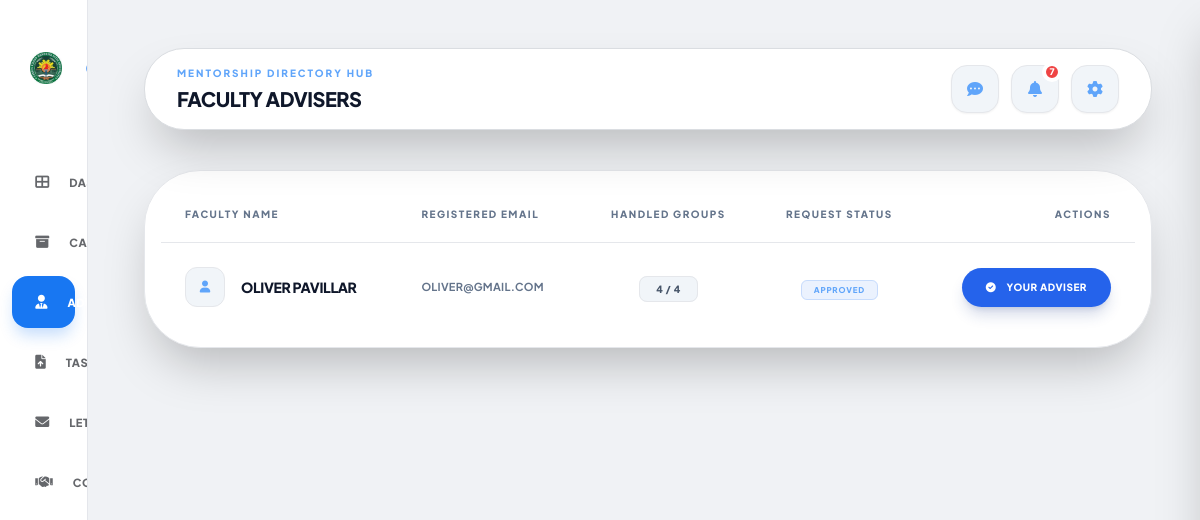
The app's page /group/advisers.php (signed in) with its own data.
### tables this page shows
CREATE TABLE `adviser` (
  `id` int NOT NULL,
  `username` varchar(50) NOT NULL,
  `password` varchar(255) NOT NULL,
  `full_name` varchar(100) DEFAULT NULL,
  `email` varchar(100) DEFAULT NULL,
  `role` enum('adviser','admin') DEFAULT 'adviser',
  `created_at` timestamp NOT NULL DEFAULT CURRENT_TIMESTAMP,
  `last_activity` timestamp NULL DEFAULT NULL,
  `session_version` int DEFAULT NULL
);

### group/advisers.php (the view, shortened to what this page needs)
<?php
include('../backend/db_config.php');
$user_id = $_SESSION['user_id'];
$group_query = mysqli_query($conn, "SELECT g.*, a.full_name as adviser_name, a.email as adviser_email FROM `group` g LEFT JOIN adviser a ON g.adviser_id = a.id WHERE g.id = " . (int)$user_id . " LIMIT 1");
$group_data = mysqli_fetch_assoc($group_query);
$unread_q = mysqli_query($conn, "SELECT COUNT(*) as unread FROM notifications
    WHERE is_read = 0
      AND (
          (user_id = " . (int)$user_id . " AND user_role = 'group')
          OR (
              user_role = 'group'
              AND message LIKE '%registered%'
              AND message LIKE '%adviser%'
              AND SUBSTRING_INDEX(message, ': ', -1) IN (SELECT full_name FROM adviser)
          )
      )");
$unread_count = mysqli_fetch_assoc($unread_q)['unread'] ?? 0;
$global_pending_q = mysqli_query($conn, "SELECT id FROM adviser_requests WHERE group_id = " . (int)$user_id . " AND status = 'pending' LIMIT 1");
$has_global_pending = mysqli_num_rows($global_pending_q) > 0;
$query = "SELECT a.id, a.full_name, a.email,
          (SELECT COUNT(*) FROM `group` g WHERE g.adviser_id = a.id) as handled_count,
          (SELECT status FROM adviser_requests r WHERE r.adviser_id = a.id AND r.group_id = " . (int)$user_id . " ORDER BY created_at DESC LIMIT 1) as request_status,
          (SELECT decline_reason FROM adviser_requests r WHERE r.adviser_id = a.id AND r.group_id = " . (int)$user_id . " AND status = 'declined' ORDER BY created_at DESC LIMIT 1) as decline_reason
          FROM adviser a
          ORDER BY a.full_name ASC";
$advisers_res = mysqli_query($conn, $query);
?>
<!DOCTYPE html>
<html lang="en">
<head>
    <script src="https://cdn.tailwindcss.com"></script>
    <link href="https://cdnjs.cloudflare.com/ajax/libs/font-awesome/6.0.0/css/all.min.css" rel="stylesheet">
    <link rel="stylesheet" href="../assets/css/responsive.css">
</head>
<body class="min-h-screen flex">
    <aside class="group sidebar" id="sidebar">
        <div class="logo-section transition-all duration-300">
            <div class="bg-white p-2 rounded-xl flex-none flex items-center justify-center w-12 h-12">
                <img src="../chmsu.png" class="w-10 h-10 object-contain shrink-0" alt="CHMSU Logo">
            </div>
        </div>
        <nav class="flex-1 space-y-2 px-3">
            <a href="group_dashboard.php" class="sidebar-link">
                <i class="fas fa-th-large w-5 text-center text-sm"></i>
                <span class="sidebar-text">Dashboard</span>
            </a>
            <a href="archive_view.php" class="sidebar-link">
                <i class="fas fa-archive w-5 text-center text-sm"></i>
                <span class="sidebar-text">Capstone Archive</span>
            </a>
            <a href="advisers.php" class="sidebar-link active">
                <i class="fas fa-user-tie w-5 text-center text-sm"></i>
                <span class="sidebar-text">Adviser</span>
            </a>
            <a href="submissions.php" class="sidebar-link">
                <i class="fas fa-file-upload w-5 text-center text-sm"></i>
                <span class="sidebar-text">Tasks & Submissions</span>
            </a>
            <a href="letters.php" class="sidebar-link">
                <i class="fas fa-envelope w-5 text-center text-sm"></i>
                <span class="sidebar-text">Letters</span>
            </a>
            <a href="meetings.php" class="sidebar-link">
                <i class="fas fa-handshake w-5 text-center text-sm"></i>
                <span class="sidebar-text">Consultation</span>
            </a>
        </nav>
    </aside>
    <main class="flex-1 ml-0 md:ml-24 p-6 sm:p-8 lg:p-12 space-y-6 sm:space-y-10">
        <nav class="premium-card rounded-[2.5rem] px-4 sm:px-8 py-4 flex flex-wrap justify-between items-center gap-2 shadow-2xl relative z-[100]">
            <div class="min-w-0 flex-1">
                <p class="text-[10px] font-black text-blue-400 uppercase tracking-[0.2em] mb-1">Mentorship Directory Hub</p>
                <h2 class="text-lg sm:text-xl font-black text-slate-900 uppercase tracking-tight truncate">Faculty Advisers</h2>
            </div>
            <div class="flex items-center gap-3 relative z-[250] shrink-0">
                    <div class="relative nav-icon-container">
                        <button onclick="toggleGroupChatWidget()" data-tip="Messages" class="icon-tooltip w-12 h-12 rounded-2xl bg-slate-100 border border-gray-200 flex items-center justify-center hover:bg-slate-100 transition relative shadow-sm">
                            <i class="fas fa-comment-dots text-blue-400"></i>
                        </button>
                    </div>
                    <div class="relative nav-icon-container">
                        <button onclick="handleNotifClick()" data-tip="Notifications" class="icon-tooltip w-12 h-12 rounded-2xl bg-slate-100 border border-gray-200 flex items-center justify-center hover:bg-slate-100 transition relative shadow-sm">
                            <i class="fas fa-bell text-blue-400"></i>
                            <?php if($unread_count > 0): ?><span id="notif-badge" class="absolute -top-1 -right-1 w-5 h-5 bg-red-500 text-white text-[9px] font-black rounded-full border-4 border-white flex items-center justify-center"><?php echo $unread_count; ?></span><?php endif; ?>
                        </button>
                    </div>
                    <div class="relative nav-icon-container">
                        <button onclick="toggleSettingsDropdown()" data-tip="Settings" class="icon-tooltip w-12 h-12 rounded-2xl bg-slate-100 border border-gray-200 flex items-center justify-center hover:bg-slate-100 transition relative shadow-sm"><i class="fas fa-cog text-blue-400"></i></button>
                    </div>
                </div>
            </nav>
        <section class="premium-card rounded-[3.5rem] p-4 border border-gray-200 shadow-2xl overflow-hidden">
            <div class="overflow-x-auto custom-scrollbar">
                <table class="w-full text-left border-collapse">
                    <thead>
                        <tr class="border-b border-gray-200">
                            <th class="col-header">Faculty Name</th>
                            <th class="col-header">Registered Email</th>
                            <th class="col-header text-center">Handled Groups</th>
                            <th class="col-header text-center">Request Status</th>
                            <th class="col-header text-right">Actions</th>
                        </tr>
                    </thead>
                    <tbody class="divide-y divide-gray-100">
                        <?php if(mysqli_num_rows($advisers_res) > 0): while($row = mysqli_fetch_assoc($advisers_res)): ?>
                            <tr class="hover:bg-white/[0.02] transition-all">
                                <td class="py-6 px-6">
                                    <div class="flex items-center gap-4">
                                        <div class="w-10 h-10 rounded-xl bg-slate-100 border border-gray-200 text-blue-400 flex items-center justify-center"><i class="fas fa-user text-xs"></i></div>
                                        <span class="font-black text-slate-900 uppercase text-sm tracking-tight"><?php echo htmlspecialchars($row['full_name']); ?></span>
                                    </div>
                                </td>
                                <td class="py-6 px-6 text-[11px] font-bold text-slate-500 uppercase tracking-wide"><?php echo htmlspecialchars($row['email']); ?></td>
                                <td class="py-6 px-6 text-center">
                                    <span class="px-4 py-1.5 bg-slate-100 text-slate-600 text-[10px] font-black rounded-lg border border-gray-200 tracking-wider">
                                        <?php echo $row['handled_count']; ?> / 4
                                    </span>
                                </td>
                                <td class="py-6 px-6 text-center">
                                    <?php if(!$row['request_status']): ?>
                                        <span class="text-[9px] font-black text-slate-600 uppercase tracking-widest italic">No Request</span>
                                    <?php elseif($row['request_status'] == 'pending'): ?>
                                        <span class="px-3 py-1 bg-amber-500/10 text-amber-400 text-[8px] font-black uppercase rounded-md border border-amber-500/20 animate-pulse tracking-widest">Pending</span>
                                    <?php elseif($row['request_status'] == 'accepted'): ?>
                                        <span class="px-3 py-1 bg-blue-500/10 text-blue-400 text-[8px] font-black uppercase rounded-md border border-blue-500/20 tracking-widest">Approved</span>
                                    <?php elseif($row['request_status'] == 'declined'): ?>
                                        <span class="px-3 py-1 bg-rose-500/10 text-rose-400 text-[8px] font-black uppercase rounded-md border border-rose-500/20 tracking-widest">Declined</span>
                                    <?php endif; ?>
                                </td>
                                <td class="py-6 px-6 text-right">
                                    <?php if($row['request_status'] == 'accepted'): ?>
                                        <button disabled class="request-btn bg-blue-600 text-white shadow-lg shadow-blue-900/20 cursor-default"><i class="fas fa-check-circle mr-2"></i> Your Adviser</button>
                                    <?php elseif($row['request_status'] == 'pending'): ?>
                                        <button disabled class="request-btn bg-slate-100 text-amber-400 border border-amber-500/20 cursor-not-allowed"><i class="fas fa-hourglass-half mr-2"></i> Request Sent</button>
                                    <?php elseif(!empty($group_data['adviser_id'])): ?>
                                        <button disabled class="request-btn bg-slate-100 border border-gray-200 text-slate-600 cursor-not-allowed"><i class="fas fa-shield-alt mr-2"></i> Adviser Assigned</button>
                                    <?php elseif($has_global_pending): ?>
                                        <button disabled class="request-btn bg-slate-100 border border-gray-200 text-slate-600 cursor-not-allowed"><i class="fas fa-lock mr-2"></i> Pending Elsewhere</button>
                                    <?php else: ?>
                                        <button disabled class="request-btn bg-slate-100 border border-gray-200 text-slate-600 cursor-not-allowed"><i class="fas fa-ban mr-2"></i> Slot Full</button>
                                    <?php endif; ?>
                                </td>
                            </tr>
                        <?php endwhile; else: ?>
                            <tr><td colspan="5" class="py-24 text-center text-slate-500 font-bold uppercase text-[10px] italic tracking-widest">No matching faculty adviser configurations deployed.</td></tr>
                        <?php endif; ?>
                    </tbody>
                </table>
            </div>
        </section>
    </main>
</body>
</html>

### assets/css/responsive.css (style rules this page uses)
:root { --cp-mobile-gutter: 1rem; --cp-header-clearance: 4.5rem; }
html { -webkit-text-size-adjust: 100%; text-size-adjust: 100%; }
body { min-height: 100dvh; }
main { min-width: 0 !important; }
@media (min-width: 1024px) { aside.sidebar { height: 100dvh !important; } }
@media (min-width: 1024px) { aside.sidebar nav { min-height: 0; overflow-y: auto; overscroll-behavior: contain; } }

### group/advisers.php (style rules this page uses)
html { background:#F0F2F5;color-scheme:light }
:root { --chmsu-blue: #1877F2; --chmsu-orange: #4267B2; --bg-deep: #F0F2F5; }
body { font-family: 'Plus Jakarta Sans', sans-serif; background-color: var(--bg-deep); background-image: none; background-size: 32px 32px; color: #1c1e21; overflow-x: hidden; }
aside { width: 5.5rem; transition: width 0.3s cubic-bezier(0.4, 0, 0.2, 1); background: #ffffff; border-right: 1px solid #dadde1; height: 100vh; position: fixed; z-index: 150; display: flex; flex-direction: column; padding: 1.25rem 0; overflow: hidden; }
.logo-section { display: flex; flex-direction: row; align-items: center; padding: 1.5rem 0; margin-bottom: 2.5rem; transition: all 0.3s ease; width: 100%; justify-content: flex-start; padding-left: 1.35rem; }
.sidebar-link { display: flex; align-items: center; gap: 1.25rem; padding: 1rem 1.45rem; border-radius: 1rem; transition: background-color 0.3s ease, box-shadow 0.3s ease; color: #65676b; width: 100%; justify-content: flex-start; }
.sidebar-text { opacity: 0; display: none; font-weight: 800; font-size: 0.7rem; text-transform: uppercase; letter-spacing: 0.05em; white-space: nowrap; }
.sidebar-link.active { background: var(--chmsu-blue) !important; color: white !important; box-shadow: 0 10px 15px -3px rgba(24, 119, 242, 0.25); }
.premium-card { background: #ffffff; border: 1px solid #dadde1; }
.col-header { font-size: 10px; font-weight: 900; letter-spacing: 0.15em; color: #64748b; text-transform: uppercase; padding: 1.25rem 1.5rem; }
.request-btn { padding: 0.75rem 1.5rem; border-radius: 1.25rem; font-size: 10px; font-weight: 900; text-transform: uppercase; letter-spacing: 0.05em; transition: all 0.3s ease; }
.icon-tooltip { position: relative; }

### records on screen
adviser: full_name "OLIVER PAVILLAR", email "OLIVER@GMAIL.COM", handled_count "4"

### other values on screen
$unread_count "7"
